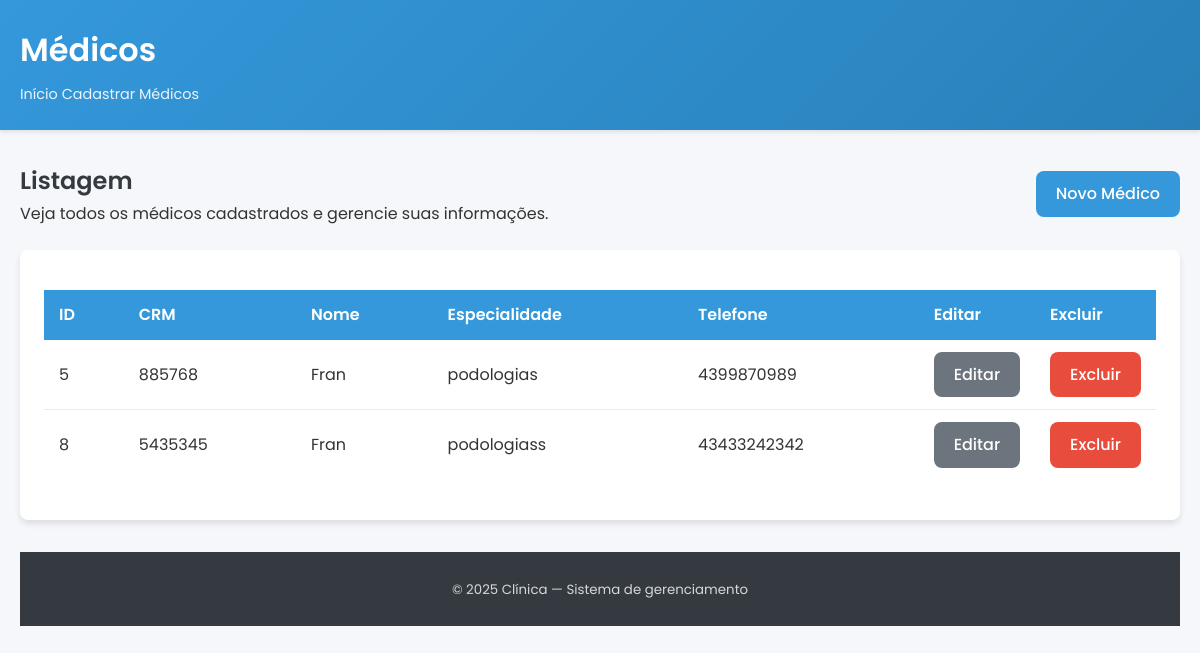
The app's page /medicos/listar_medicos.php with its own data.
### tables this page shows
CREATE TABLE `medicos` (
  `id_medico` int(11) NOT NULL,
  `cpf` char(11) NOT NULL,
  `nome_medico` varchar(100) NOT NULL,
  `especialidade` varchar(50) DEFAULT NULL,
  `crm` varchar(20) NOT NULL,
  `telefone` char(14) NOT NULL
);

### medicos/listar_medicos.php (the view, shortened to what this page needs)
<?php
include '../clinica/config/conexao.php';
$titulo = 'Médicos';
$sql = "
  SELECT
    id_medico,
    crm,
    nome_medico,
    especialidade,
    telefone
  FROM medicos
  ORDER BY id_medico ASC
";
$resultado = $conexao->query($sql);
?>
<!DOCTYPE html>
<html lang="pt-br">
<head>
  <link rel="stylesheet" href="../assets/css/styles.css">
</head>
<body>
<header class="page-header">
  <div class="container">
    <h1 class="page-title"><?= htmlspecialchars($titulo) ?></h1>
    <nav class="breadcrumb">
      <a href="../index.php">Início</a>
      <a href="../medicos/cadastrar_medico.php">Cadastrar Médicos</a>
    </nav>
  </div>
</header>
<main>
  <div class="container">
    <div class="flex justify-between items-center mb-4">
      <div class="stack-sm">
        <h2 class="card-title" style="margin:0;">Listagem</h2>
        <p class="form-help" style="margin:0;">
          Veja todos os médicos cadastrados e gerencie suas informações.
        </p>
      </div>
      <div class="flex">
        <a href="cadastrar_medico.php" class="btn">Novo Médico</a>
      </div>
    </div>
    <?php if (empty($erro) && $resultado && $resultado->num_rows > 0): ?>
      <div class="card">
        <div class="card-body">
          <table class="table">
            <thead>
              <tr>
                <th>ID</th>
                <th>CRM</th>
                <th>Nome</th>
                <th>Especialidade</th>
                <th>Telefone</th>
                <th style="width:110px;">Editar</th>
                <th style="width:110px;">Excluir</th>
              </tr>
            </thead>
            <tbody>
              <?php while ($linha = $resultado->fetch_assoc()): ?>
                <?php
                  $id           = (int) $linha['id_medico'];
                  $crm          = htmlspecialchars($linha['crm'] ?? '');
                  $nome         = htmlspecialchars($linha['nome_medico'] ?? '');
                  $especialidade= htmlspecialchars($linha['especialidade'] ?? '');
                  $telefone     = htmlspecialchars($linha['telefone'] ?? '');
                ?>
                <tr>
                  <td><?= $id ?></td>
                  <td><?= $crm ?></td>
                  <td><?= $nome ?></td>
                  <td><?= $especialidade ?></td>
                  <td><?= $telefone ?></td>
                  <td>
                    <a href="editar_medico.php?id_medico=<?= $id ?>" class="btn btn-secondary">
                      Editar
                    </a>
                  </td>
                  <td>
                    <a
                      href="excluir_medico.php?id_medico=<?= $id ?>"
                      class="btn btn-danger"
                      onclick="return confirm('Deseja excluir o médico <?= addslashes($nome) ?>?');"
                    >
                      Excluir
                    </a>
                  </td>
                </tr>
              <?php endwhile; ?>
            </tbody>
          </table>
        </div>
      </div>
    <?php endif; ?>
    <footer class="site-footer">
      <small>&copy; <?= date('Y') ?> Clínica — Sistema de gerenciamento</small>
    </footer>
  </div>
</main>
</body>
</html>

### assets/css/styles.css (style rules this page uses)
* { margin: 0; padding: 0; box-sizing: border-box; }
:root { --primary-color: #3498db; --primary-dark: #2980b9; --secondary-color: #2ecc71; --secondary-dark: #27ae60; --danger-color: #e74c3c; --danger-dark: #c0392b; --warning-color: #f39c12; --light-color: #f8f9fa; --dark-color: #343a40; --gray-light: #e9ecef; --gray: #6c757d; --border-radius: 8px; --box-shadow: 0 4px 6px rgba(0, 0, 0, 0.1); --transition: all 0.3s ease; }
body { font-family: 'Poppins', sans-serif; line-height: 1.6; color: #333; background-color: #f5f7fa; min-height: 100vh; display: flex; flex-direction: column; }
.container { width: 100%; max-width: 1200px; margin: 0 auto; padding: 0 20px; }
.page-header { background: linear-gradient(135deg, var(--primary-color), var(--primary-dark)); color: white; padding: 1.5rem 0; margin-bottom: 2rem; box-shadow: 0 2px 4px rgba(0, 0, 0, 0.1); }
.page-title { font-size: 2rem; font-weight: 600; margin-bottom: 0.5rem; }
.breadcrumb { font-size: 0.9rem; opacity: 0.9; }
.breadcrumb a { color: white; text-decoration: none; transition: var(--transition); }
main { flex: 1; padding-bottom: 2rem; }
.card { background: white; border-radius: var(--border-radius); box-shadow: var(--box-shadow); margin-bottom: 1.5rem; overflow: hidden; transition: var(--transition); }
.card-body { padding: 1.5rem; }
.card-title { font-size: 1.5rem; font-weight: 600; margin-bottom: 1rem; color: var(--dark-color); }
.table { width: 100%; border-collapse: collapse; margin: 1rem 0; }
.table th { background-color: var(--primary-color); color: white; text-align: left; padding: 12px 15px; font-weight: 600; }
.table td { padding: 12px 15px; border-bottom: 1px solid var(--gray-light); }
.table tr:last-child td { border-bottom: none; }
.btn { display: inline-block; padding: 10px 20px; background-color: var(--primary-color); color: white; text-decoration: none; border: none; border-radius: var(--border-radius); cursor: pointer; font-family: 'Poppins', sans-serif; font-size: 1rem; font-weight: 500; transition: var(--transition); text-align: center; }
.btn-secondary { background-color: var(--gray); }
.btn-danger { background-color: var(--danger-color); }
.flex { display: flex; }
.justify-between { justify-content: space-between; }
.items-center { align-items: center; }
.mb-4 { margin-bottom: 1.5rem; }
.stack-sm > * + * { margin-top: 0.5rem; }
.site-footer, footer { background-color: var(--dark-color); color: white; text-align: center; padding: 1.5rem 0; margin-top: 2rem; }
.site-footer small { opacity: 0.8; }

### records on screen
medicos: id_medico "5", crm "885768", nome_medico "Fran", especialidade "podologias", telefone "4399870989"
medicos: id_medico "8", crm "5435345", nome_medico "Fran", especialidade "podologiass", telefone "43433242342"

### other values on screen
$titulo "Médicos"
